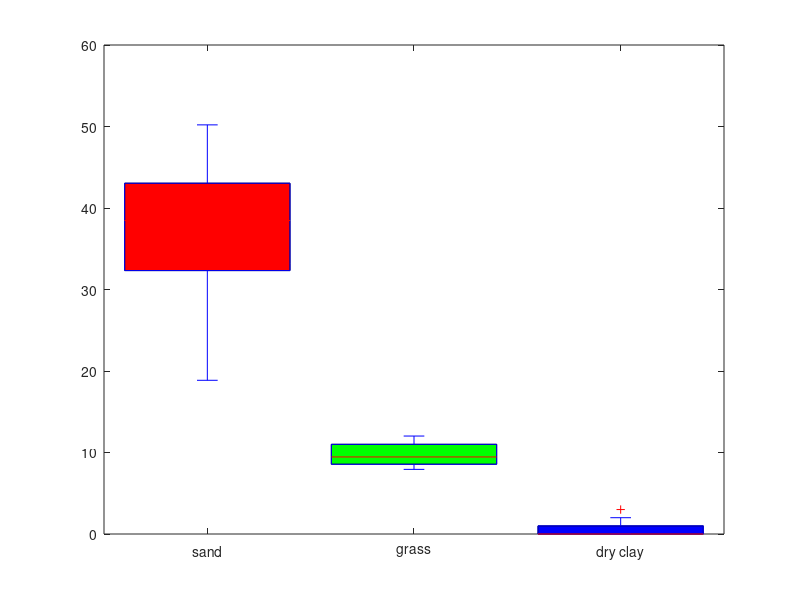

This chart was generated by the following MATLAB code:
figure;
axis equal;
x1=[40.57,43.37,31.45,50.20,29.86,18.86,34.93,36.36,45.66,42.06]';
x2=[10.03,7.93,8.83,8.47,8.18,9.79,11.33,9.12,11.80,12.02]';
x3=[0,0,0,0,3,1,0,0,1,2]';
boxplot([x1,x2,x3],'plotstyle','traditional','boxstyle','outline','colors','rgb','labels',{'sand','grass','dry clay'})